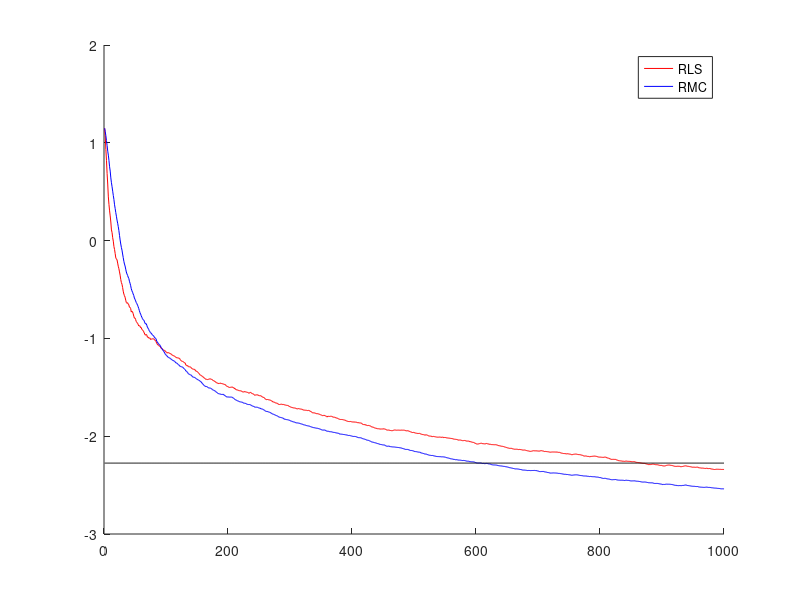

Write the MATLAB code that produced this figure.
clear all; 
close all;
clc;
m = 5;
L = 1000;
for kk = 1:100
    wo = randn(m,1);
    UU = randn(m,L);
    V1= randn(1,L)*0.1;
    V2= randn(1,L)*2;
    Num_slt =randn(1,L);
    VV=(Num_slt>0.1).*V1+(Num_slt<0.1).*V2;
    DD = wo' * UU + VV;
% RLS
    Pn = eye(m);
    lamda = 1;
    w_rls = randn(m,1);
    store = w_rls;   %记录w_rls初始值，保证后面的w_rmc与初始值相同（因为因为迭代，w_rls会变化）
    for ii = 1:L
        Err_RLS(kk,ii) = norm(w_rls - wo);
        un = UU(:,ii);
        dn = DD(:,ii);
        en = dn - w_rls' * un;
        kn = Pn * un / (lamda + un'*Pn*un);
        Pn = 1/lamda * (Pn - kn * un' * Pn);
        w_rls = w_rls + kn * en;
    end
    Pn = eye(m);
    sigma = 2;
%     w_rmc = randn(m,1);
    w_rmc = store;
%RMC
    for ii = 1:L
        Err_RMC(kk,ii) = norm(w_rmc - wo);
        un = UU(:,ii);
        dn = DD(:,ii);
        en = dn - w_rmc' * un;
        kn = Pn * un / (lamda*exp(en^2/2/sigma/sigma) + un'*Pn*un);
        Pn = 1/lamda * (Pn - kn * un' * Pn);
        w_rmc = w_rmc + kn * en;
    end
end
Rn = UU * UU';
rn = UU * DD';
w_close = inv(Rn) * rn;
ERR = norm(w_close - wo);
figure,hold on;
plot(log(mean(Err_RLS)),'r');
plot(log(mean(Err_RMC)),'b');
plot(log(ERR) * ones(1,L),'k');
legend('RLS','RMC');